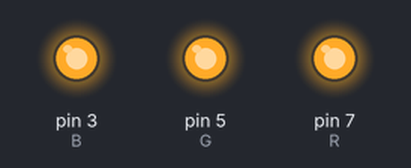
The program below on a simulated Raspberry Pi (header pin numbers). Shown: output pins drawn as LEDs (lit = HIGH).

Above: at 0.1 s.
Timing chart, 0 to 1.6 s (numbered marks = the images above):
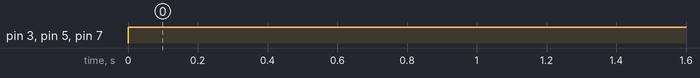

Measured:
- by itself, pin 3 (B), pin 5 (G), pin 7 (R): LOW → HIGH at 0.00 s

The program:

2023-05-04_Multicolor_LED_1.py
```python
import time, sys
import RPi.GPIO as GPIO

GPIO.setwarnings(False)
GPIO.setmode(GPIO.BOARD)
GPIO.setup(7,GPIO.OUT)
GPIO.setup(5,GPIO.OUT)
GPIO.setup(3,GPIO.OUT)

R = 7
G = 5
B = 3
PINS = [R,G,B]
GPIO.setup(PINS, GPIO.OUT, initial=GPIO.LOW)

while(True):
    GPIO.output(R,1)
    GPIO.output(G,1)
    GPIO.output(B,1)
```
